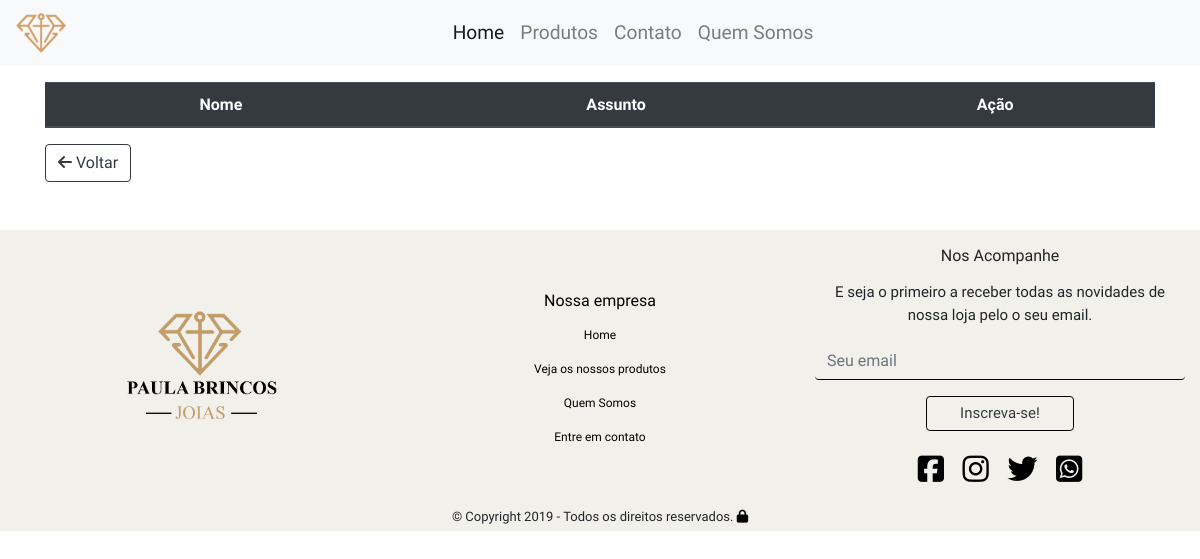
Page /contato/recebidos (signed in) on the earlier database version.
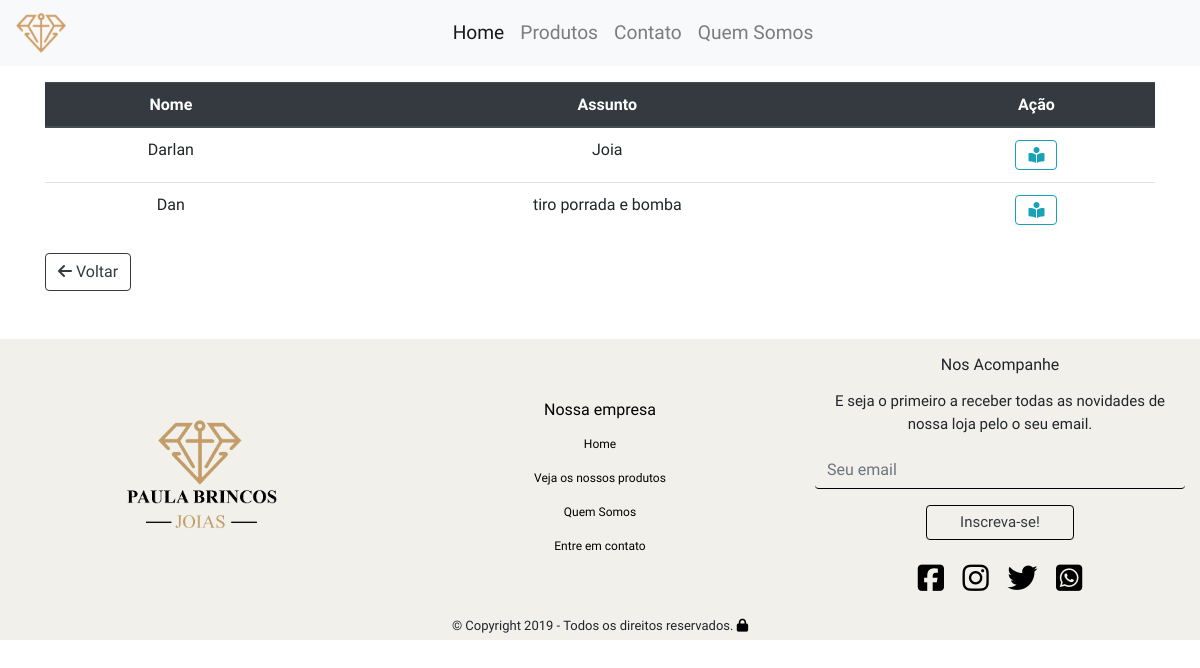
Same page on the later database version.
### tables this page shows
CREATE TABLE `contato` (
  `id` int(11) NOT NULL,
  `email` varchar(255) NOT NULL,
  `nome` varchar(255) NOT NULL,
  `assunto` varchar(255) NOT NULL,
  `comentario` varchar(255) NOT NULL
);

### app/core/Controller.php (called while the page is built, shortened)
<?php
class Controller{
    public function load($viewName, $viewData=array()){
        extract($viewData);
        include "app/views/" . $viewName .".php";
    }
}

### app/core/Core.php (called while the page is built, shortened)
<?php
class Core{
    private $controller;
    private $metodo;
    private $parametros = array();
    public function run(){
       $c = new $controllerCorrente;
       call_user_func_array(array($c, $this->getMetodo()), $this->getParametros());
    }
    public function verificaUri(){
        $url =explode("index.php", $_SERVER["PHP_SELF"]);
        $url = end($url);
        if($url!=""){
            $url = explode('/', $url);
            array_shift($url);
            $this->controller = ucfirst($url[0]) ."Controller";
            array_shift($url);
            if(isset($url[0])){
                $this->metodo = $url[0];
            }
        }else{
            $this->controller = ucfirst(CONTROLLER_PADRAO) ."Controller";
        }
    }
    public function getMetodo() {
        if(method_exists(NAMESPACE_CONTROLLER .$this->controller, $this->metodo)){
            return $this->metodo;
        }
        return METODO_PADRAO;
    }
    public function getParametros() {
        return $this->parametros;
    }
}

### index.php (called while the page is built, shortened)
<?php
require 'app/core/Core.php';
$core = new Core;
$core->run();

### app/core/Model.php (called while the page is built, shortened)
<?php
abstract class Model{
    public function __construct() {
        $this->db = new \PDO("mysql:dbname=".BANCO.";host=".SERVIDOR,USUARIO,SENHA);
    }
}

### app/models/Contato.php (called while the page is built, shortened)
<?php
class Contato extends Model
{
    public function lista()
    {
        $sql = "SELECT * FROM contato";
        $qry = $this->db->query($sql);
        return $qry->fetchAll(\PDO::FETCH_OBJ);
    }
}

### app/views/contatos/Index.php (the view)
<div class="container mt-3">
    <table class="table text-center mt-3">
        <thead class="thead-dark">
            <tr>
                <th scope="col">Nome</th>
                <th scope="col">Assunto</th>
                <th scope="col">Ação</th>
            </tr>
        </thead>
        <tbody>
            <?php if (is_array($contatos)) {
                foreach ($contatos as $contato) { ?>
                    <tr>
                        <td><?php echo $contato->nome ?></td>
                        <td><?php echo $contato->assunto ?></td>
                        <td>
                            <a href="<?php echo URL_BASE . "/contato/visualizar/" . $contato->id ?>" title="Ver" class="btn btn-outline-info"><i class="fas fa-book-reader"></i></a>
                        </td>
                    </tr>
            <?php }
            } ?>
        </tbody>
    </table>
    <a href="<?php echo URL_BASE . "/administrativo" ?>"><button type="button" class="btn btn-outline-dark"><i class="fas fa-arrow-left"></i> Voltar</button></a>
</div>

Differences in the rows shown:
added contato: nome "Darlan", assunto "Joia"
added contato: nome "Dan", assunto "tiro porrada e bomba"
